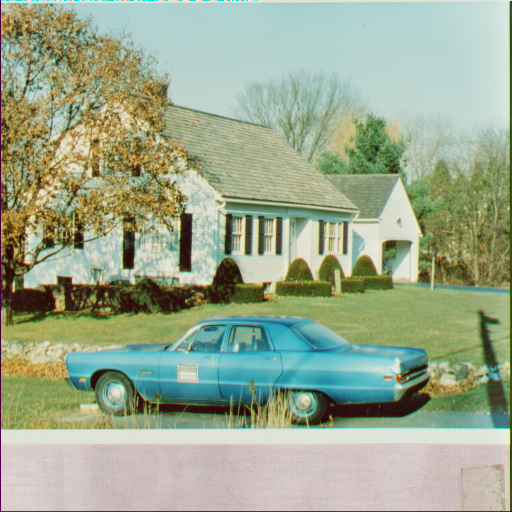
//> input picture like-ai/sga/house.tiff, 512 x 512 px
$ ./otsu   (built with g++ and OpenCV 4)
//> lines starting //> are read from the running program, lines starting //| are printed output that depends on the picture; after the words box and inside, x2 and y2 are one past the last pixel; in counts of white or black regions, pixels touching at a corner belong together
#include "opencv2/opencv.hpp"
#include <iostream>

#include <direct.h>


using namespace std;
using namespace cv;

int Otsu(const Mat src);
void ThresholdByOtsu(const Mat src,Mat & Dst);

//  the path of output image
static string g_kOutputPath;

int main(int argc, unsigned char* argv[])
{
	string path = "image_result";

	// create a folder to save output images
	_mkdir(path.c_str());

	g_kOutputPath = path + "\\";

	// define the path of input image
	string input_image_path;
	cin >> input_image_path;
//> the answer given: house.tiff

	// read the input image data, define the dst image
	Mat img = imread(input_image_path);
//> img is the input picture: 512 rows x 512 cols, CV_8UC3; mean B, G, R 142.2, 168.2, 155.4
	Mat dst = Mat(img.rows, img.cols, CV_8UC1);

	imwrite((g_kOutputPath + "src.bmp"), img);
	// Threshold source image
	ThresholdByOtsu(img, dst);

	// if the inpout is not empty, imshow the dst image.
	if (!dst.empty())
	{
		imshow("dst", dst);
	}

	imwrite((g_kOutputPath + "dst.bmp"), dst);

	cout << "all output images are saved in " << g_kOutputPath << endl;
	waitKey(0);
	return 0;
}

// splite input image
void ThresholdByOtsu(const Mat src,  Mat & Dst)
{
	// split Mat src to Vector src_v
	vector<Mat>src_v;
	split(src, src_v);
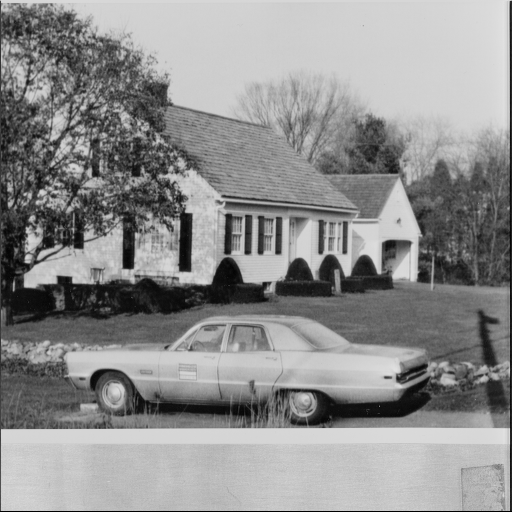
//> src_v[0]: 512 rows x 512 cols, CV_8UC1; min 0, max 226, mean 142.2
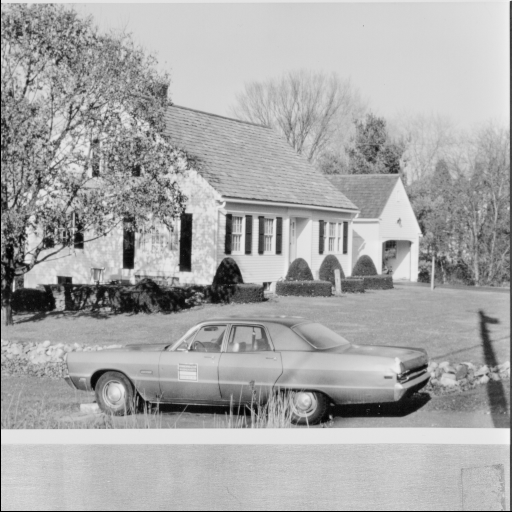
//> src_v[1]: 512 rows x 512 cols, CV_8UC1; min 0, max 242, mean 168.2
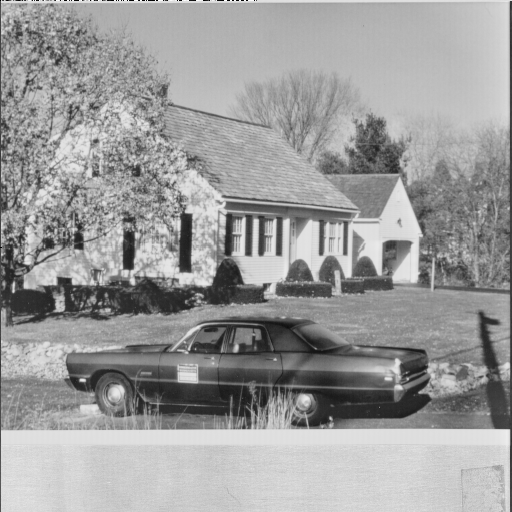
//> src_v[2]: 512 rows x 512 cols, CV_8UC1; min 0, max 255, mean 155.4

	imshow("r_src", src_v[0]);
	imshow("g_src", src_v[1]);
	imshow("b_src", src_v[2]);

	// save origin image r, g, b
	imwrite((g_kOutputPath + "r_src.bmp"), src_v[0]);
	imwrite((g_kOutputPath + "g_src.bmp"), src_v[1]);
	imwrite((g_kOutputPath + "b_src.bmp"), src_v[2]);

	// get threshold
	int threshold_r, threshold_g, threshold_b = 0;
	threshold_r = Otsu(src_v[0]);
//> after the loop in Otsu, `for (int i = 0; i < height; i++)`: histogram = 256 values, max 6304 at index 206, min 0 at index 1, mean 1024
//> the loop in Otsu, `for (i = 1; i < 256; i++)` made 255 passes
//> (cnt0, sum0, u0, w0, cnt1, sum1, u1, w1) on passes 1, 3, 4, 5, 6, 7, 8, 9, 10, 11, 12: (512, 0, 0, 0.00195, 261632, 37279334, 142.5, 0.998), (513, 2, 0.0039, 0.00196, 261631, 37279332, 142.5, 0.998), (518, 17, 0.0328, 0.00198, 261626, 37279317, 142.5, 0.998), (528, 57, 0.108, 0.00201, 261616, 37279277, 142.5, 0.998), (543, 132, 0.243, 0.00207, 261601, 37279202, 142.5, 0.998), (583, 372, 0.638, 0.00222, 261561, 37278962, 142.5, 0.998), (636, 743, 1.17, 0.00243, 261508, 37278591, 142.6, 0.998), (752, 1671, 2.22, 0.00287, 261392, 37277663, 142.6, 0.997), (921, 3192, 3.47, 0.00351, 261223, 37276142, 142.7, 0.996), (1143, 5412, 4.73, 0.00436, 261001, 37273922, 142.8, 0.996), (1458, 8877, 6.09, 0.00556, 260686, 37270457, 143, 0.994)
//> (variance, maxVariance) on passes 61 to 66: (1684.7, 1684.7), (1709.1, 1709.1), (1736.1, 1736.1), (1764.7, 1764.7), (1789.3, 1789.3), (1817.4, 1817.4)
//> after the loop in Otsu, `for (i = 1; i < 256; i++)`: sum0 = 37279334; sum1 = 0; cnt0 = 262144; cnt1 = 0; maxVariance = 2971.9; threshold = 134
//> threshold_r = 134
	threshold_g = Otsu(src_v[1]);
//> the loop in Otsu (call 2), `for (i = 1; i < 256; i++)` made 255 passes
//> (cnt0, sum0, u0, w0, cnt1, sum1, u1, w1) on pass 1: (1023, 0, 0, 0.0039, 261121, 44099426, 168.9, 0.996)
	threshold_b = Otsu(src_v[2]);

	// output r, g, b threshold after otsu.
	cout << "after otsu:" << endl;
	cout << "------------------" << endl;
	cout << "threshold_r:" << threshold_r << endl;
//| threshold_r:134
	cout << "threshold_g:" << threshold_g << endl;
//| threshold_g:142
	cout << "threshold_b:" << threshold_b << endl;
//| threshold_b:138

	// 二值化
	vector<Mat>out_v;
	threshold(src_v[0], src_v[0], threshold_r, 255, CV_THRESH_BINARY);
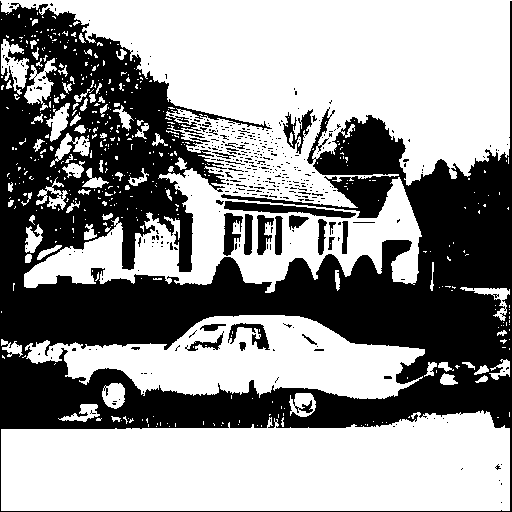
//> src_v[0]: 512 rows x 512 cols, CV_8UC1; 57.7% white; 429 black regions (398 under 20 px), largest, box (x1, y1, x2, y2) and area: (0, 1, 512, 512) 104691, (224, 201, 356, 218) 915, (283, 109, 313, 154) 489
	threshold(src_v[1], src_v[1], threshold_g, 255, CV_THRESH_BINARY);
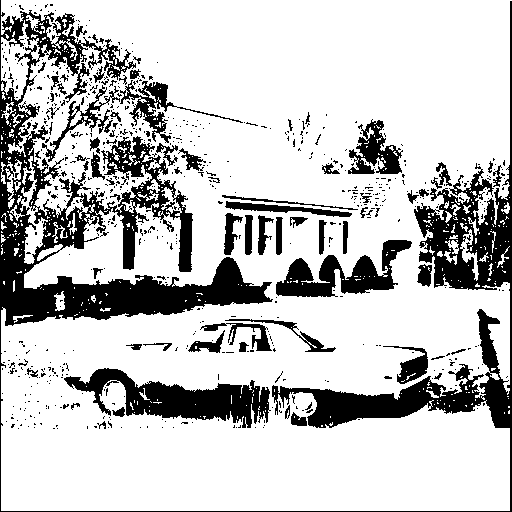
//> src_v[1]: 512 rows x 512 cols, CV_8UC1; 77.2% white; 704 black regions (628 under 20 px), largest, box (x1, y1, x2, y2) and area: (0, 0, 512, 512) 37389, (64, 368, 271, 428) 5398, (276, 240, 412, 297) 3349
	threshold(src_v[2], src_v[2], threshold_b, 255, CV_THRESH_BINARY);
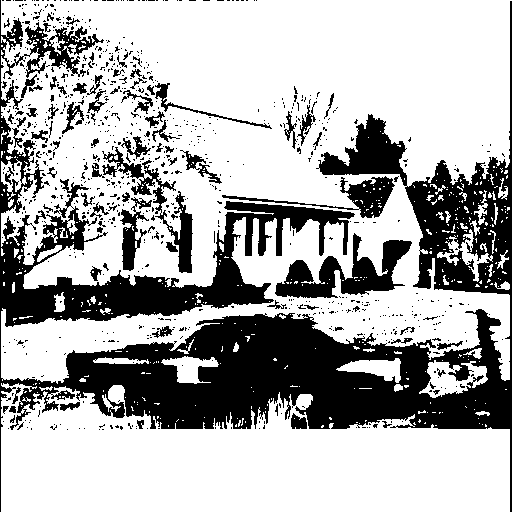
//> src_v[2]: 512 rows x 512 cols, CV_8UC1; 68.9% white; 854 black regions (768 under 20 px), largest, box (x1, y1, x2, y2) and area: (0, 0, 512, 512) 65170, (275, 233, 412, 298) 3682, (102, 147, 193, 273) 2074


	// save r, g, b image after otsu
	imwrite((g_kOutputPath + "r_otsu.bmp"), src_v[0]);
	imwrite((g_kOutputPath + "g_otsu.bmp"), src_v[1]);
	imwrite((g_kOutputPath + "b_otsu.bmp.bmp"), src_v[2]);

	// merge three chanels image with r_otsu, g_otsu, b_otsu
	merge(src_v, Dst);
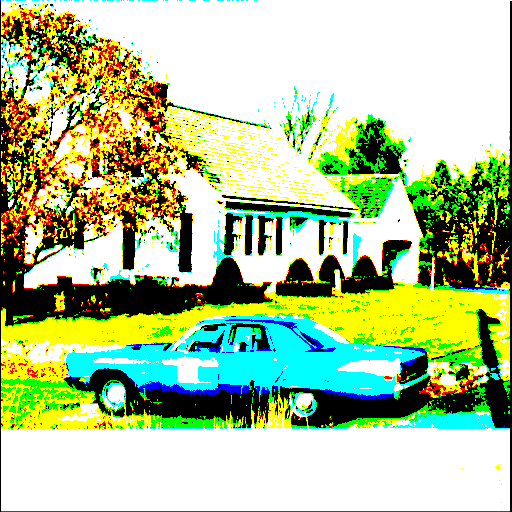
//> Dst: 512 rows x 512 cols, CV_8UC3; mean B, G, R 147.1, 196.9, 175.6

	// clear
	src_v.clear();
}

// Otsu algorithm
int Otsu(const Mat src)
{
	int height = src.rows;
	int width  = src.cols;
	int size   = height * width;
	unsigned char* data = src.data;

	// histogram
	long histogram[256] = { 0 };

	// pixel gray value count
	for (int i = 0; i < height; i++)
	{
		unsigned char* p = data + i * src.step;
		for (int j = 0; j < width; j++)
		{
			histogram[int(*p++)]++;
		}
	}

	/*
	 * sum0:前景的灰度总和     sum1:背景灰度总和
	 * cnt0:前景像素的总个数   cnt1:背景像素的总个数
	 * w0:  前景像素个数占整幅图像像素的比例
	 * w1:  背景像素个数占整幅图像像素的比例
	 * u0:  前景的平均灰度     u1: 背景的平均灰度
	 * variance: 类间方差
	 */
	long sum0 = 0, sum1 = 0;
	long cnt0 = 0, cnt1 = 0;
	double w0 = 0, w1 = 0;
	double u0 = 0, u1 = 0;
	double variance = 0;

	/*
	 * u: 整幅图像的总平均灰度
	 * maxVariance: 最大类间方差
	 */
	int i, j;
	double u = 0;
	double maxVariance = 0;

	// 目标阈值
	int threshold = 0;

	// 依次遍历每个像素
	for (i = 1; i < 256; i++)
	{
		// 初始化
		sum0 = 0;  sum1 = 0;
		cnt0 = 0;  cnt1 = 0;
		u0 = 0;  u1 = 0;
 		w0 = 0;  w1 = 0;

		// 前景
		for (j = 0; j < i; j++)
		{
			cnt0 += histogram[j];
			sum0 += (long)(j * histogram[j]);
		}

		// u0:前景平均灰度  w0:前景像素点数量占全部像素点的比例
		u0 = (double)(sum0 * 1.0 / cnt0);
		w0 = (double)(cnt0 * 1.0  / size);


		// 背景
		for (j = i; j <= 255; j++)
		{
			cnt1 += histogram[j];
			sum1 += (long)(j * histogram[j]);
		}

		// u1:背景平均灰度  w1:背景像素点数占全部像素点的比例
		u1 = (double)(sum1 * 1.0 / cnt1);
		w1 = 1 - w0;

		// u:图像平均灰度   variancn:类间方差
		//u = u0 * w0 + u1 * w1;
		variance = w0 * w1 *  (u0 - u1) * (u0 - u1);

		if (variance > maxVariance)
		{
			maxVariance = variance;
			threshold = i;
		}
	}

	return (threshold);
}

$ run again, on like-ai/sga/tree.tiff
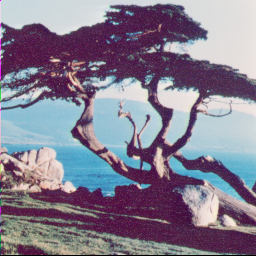
//> input picture like-ai/sga/tree.tiff, 256 x 256 px
//> img is the input picture: 256 rows x 256 cols, CV_8UC3; mean B, G, R 143.3, 124.9, 132.2
//> in ThresholdByOtsu, `split(src, src_v);`:
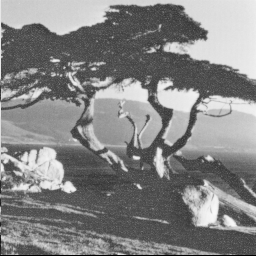
//> src_v[2]: 256 rows x 256 cols, CV_8UC1; min 0, max 249, mean 132.2
//> after the loop in Otsu, `for (int i = 0; i < height; i++)`: histogram = 256 values, max 2760 at index 221, min 0 at index 1, mean 256
//> the loop in Otsu, `for (i = 1; i < 256; i++)` made 255 passes
//> (cnt0, sum0, u0, w0, cnt1, sum1, u1, w1) on passes 1, 50, 52, 53, 54, 55, 56, 57: (256, 0, 0, 0.00391, 65280, 9388899, 143.8, 0.996), (257, 49, 0.191, 0.00392, 65279, 9388850, 143.8, 0.996), (259, 151, 0.583, 0.00395, 65277, 9388748, 143.8, 0.996), (267, 567, 2.12, 0.00407, 65269, 9388332, 143.8, 0.996), (277, 1097, 3.96, 0.00423, 65259, 9387802, 143.9, 0.996), (287, 1637, 5.7, 0.00438, 65249, 9387262, 143.9, 0.996), (312, 3012, 9.65, 0.00476, 65224, 9385887, 143.9, 0.995), (352, 5252, 14.92, 0.00537, 65184, 9383647, 144, 0.995)
//> after the loop in Otsu, `for (i = 1; i < 256; i++)`: sum0 = 9388899; sum1 = 0; cnt0 = 65536; cnt1 = 0; maxVariance = 3522.2; threshold = 146
//> the loop in Otsu (call 2), `for (i = 1; i < 256; i++)` made 255 passes
//> maxVariance on pass 1: 61.42
//| threshold_r:146
//| threshold_g:119
//| threshold_b:140
//> in ThresholdByOtsu, `merge(src_v, Dst);`:
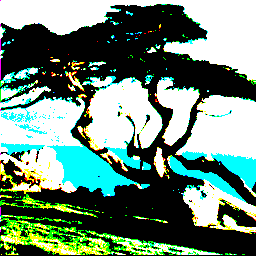
//> Dst: 256 rows x 256 cols, CV_8UC3; mean B, G, R 121.3, 137.9, 108.8
